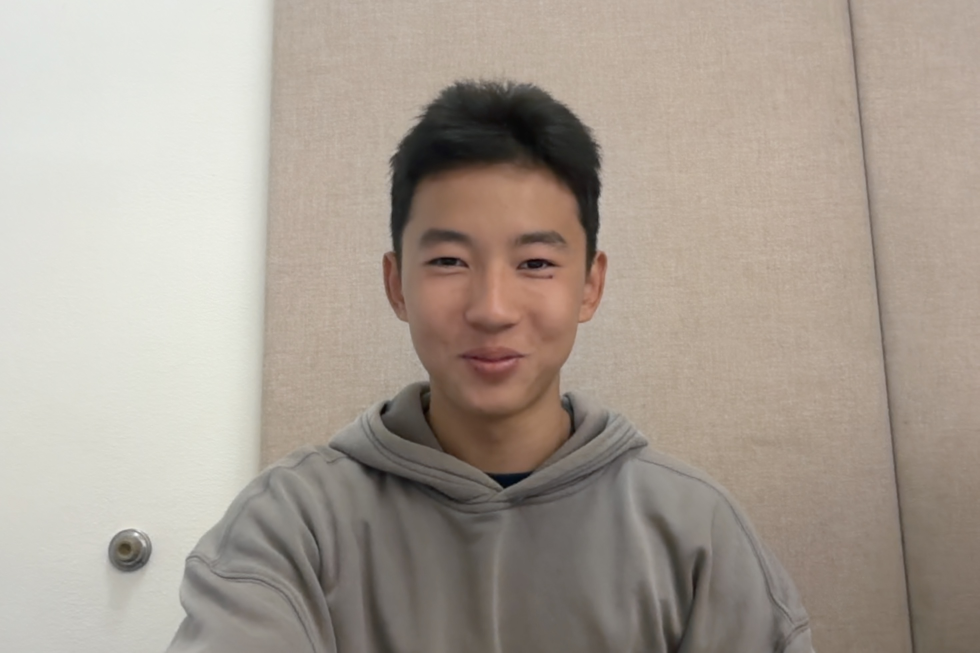
#> input picture Photo on 8-12-26 at 5.13 PM.jpg, 2938 x 1958 px (shown at 1/3 size)
$ python -i utils.py   (imports and definitions only)
#> lines starting #> are read from the running program, lines starting #| are printed output that depends on the picture; after the words box and inside, x2 and y2 are one past the last pixel; in counts of white or black regions, pixels touching at a corner belong together
#> further down, picture is the input picture: shape (1958, 2938, 3); mean B, G, R 148.5, 159, 169.4
import cv2
import numpy as np


def read_video_frames(path, max_frames=None, resize=None):
    cap = cv2.VideoCapture(path)
    frames = []
    i = 0
    while cap.isOpened():
        ret, frame = cap.read()
        if not ret:
            break
        if resize is not None:
            frame = cv2.resize(frame, resize)
        frames.append(frame)
        i += 1
        if max_frames and i >= max_frames:
            break
    cap.release()
    return np.array(frames)


def get_skin_mask(frame):
    # Use YCrCb color space for simple skin detection
    img = cv2.cvtColor(frame, cv2.COLOR_BGR2YCrCb)
#> img: shape (1958, 2938, 3); mean of channels 0, 1, 2 160.9, 134, 121
    (y, cr, cb) = cv2.split(img)
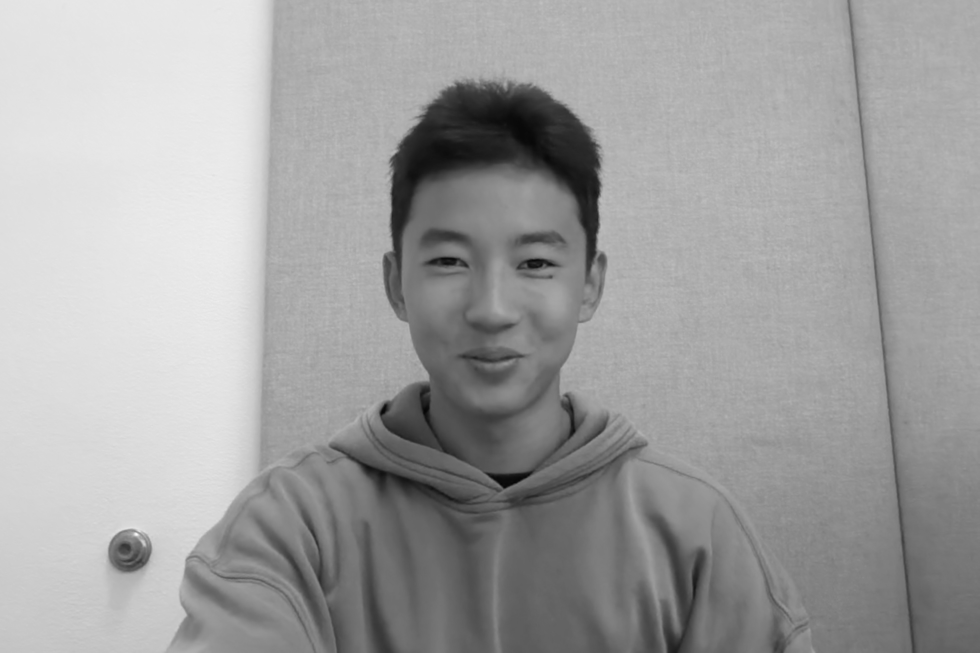
#> y: shape (1958, 2938) (shown at 1/3 size); min 4, max 255, mean 160.9
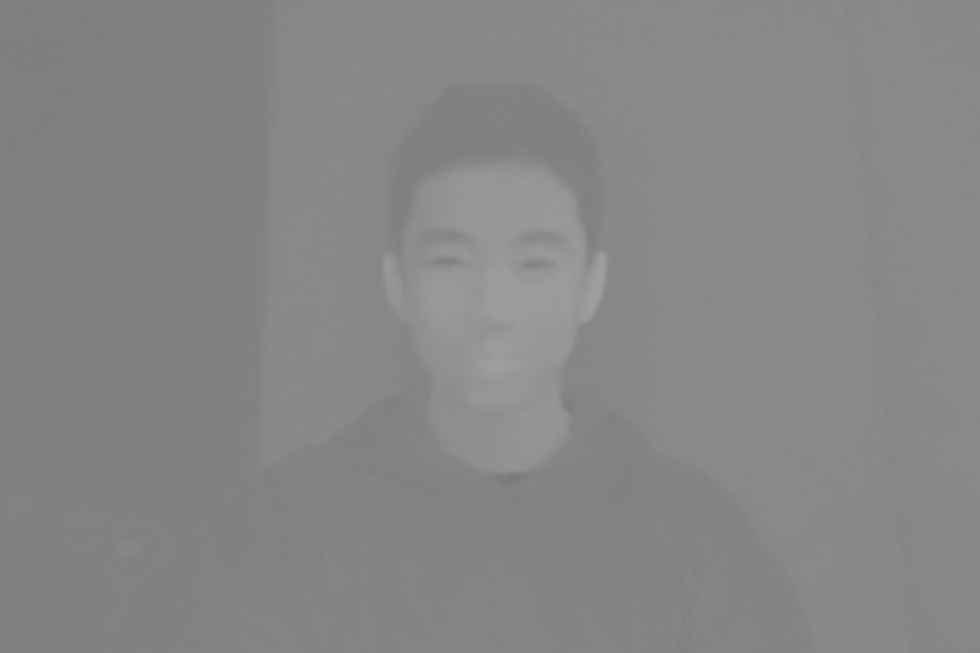
#> cr: shape (1958, 2938) (shown at 1/3 size); min 122, max 162, mean 134
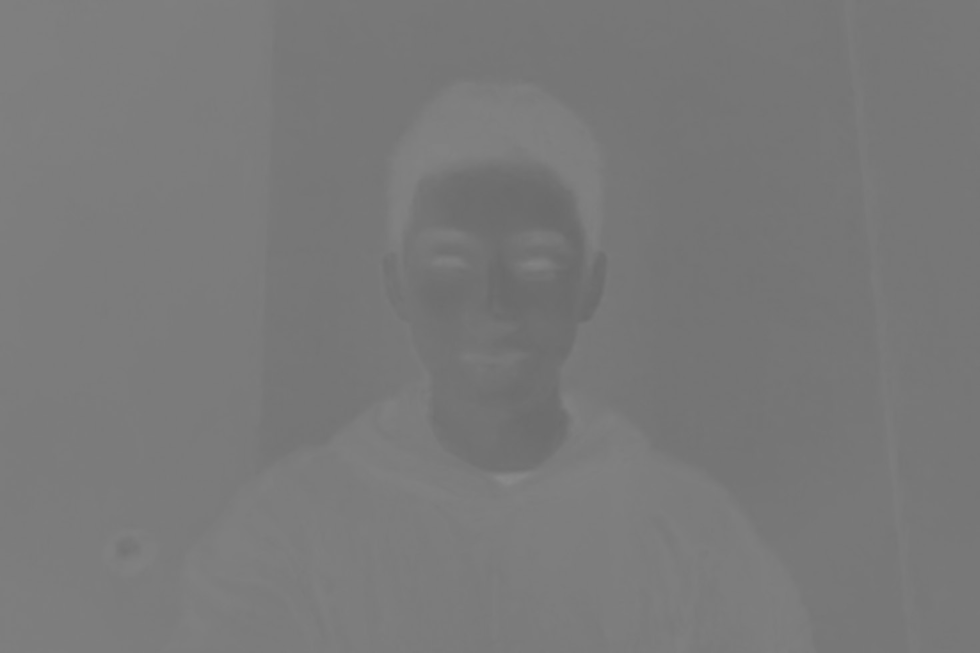
#> cb: shape (1958, 2938) (shown at 1/3 size); min 105, max 137, mean 121
    mask = cv2.inRange(img, np.array((0, 133, 77)), np.array((255, 173, 127)))
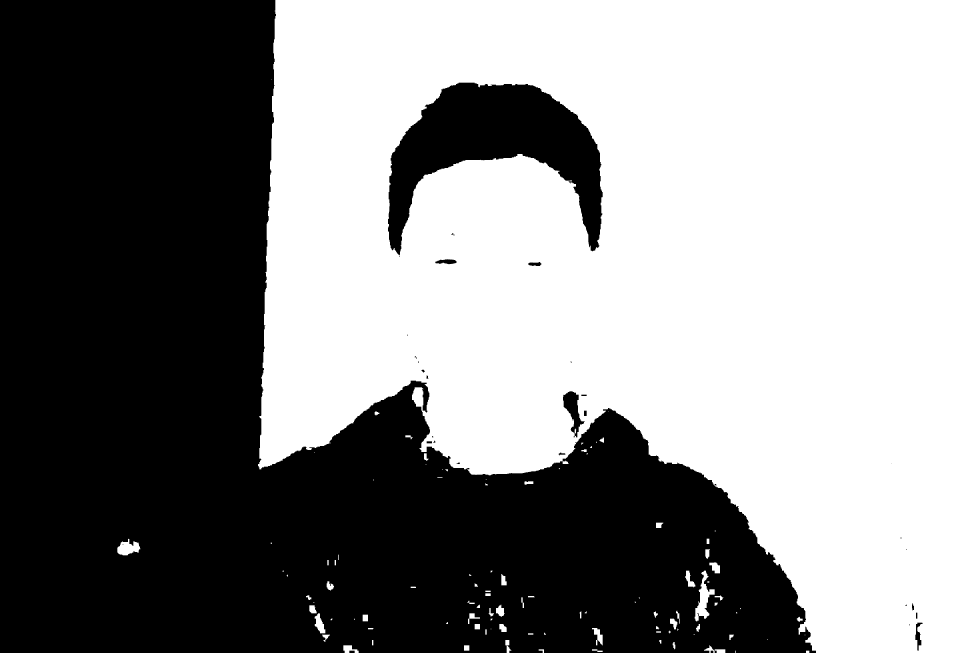
#> mask: shape (1958, 2938) (shown at 1/3 size); 54.2% white; 31 black regions (12 under 20 px), largest, box (x1, y1, x2, y2) and area: (0, 0, 2448, 1958) 2479882, (1164, 248, 1808, 766) 149130, (1689, 1174, 1754, 1312) 3876
    return mask


def roi_mean_color(frame, mask=None, fallback_size=0.2):
    if mask is None:
        mask = get_skin_mask(frame)
    masked = cv2.bitwise_and(frame, frame, mask=mask)
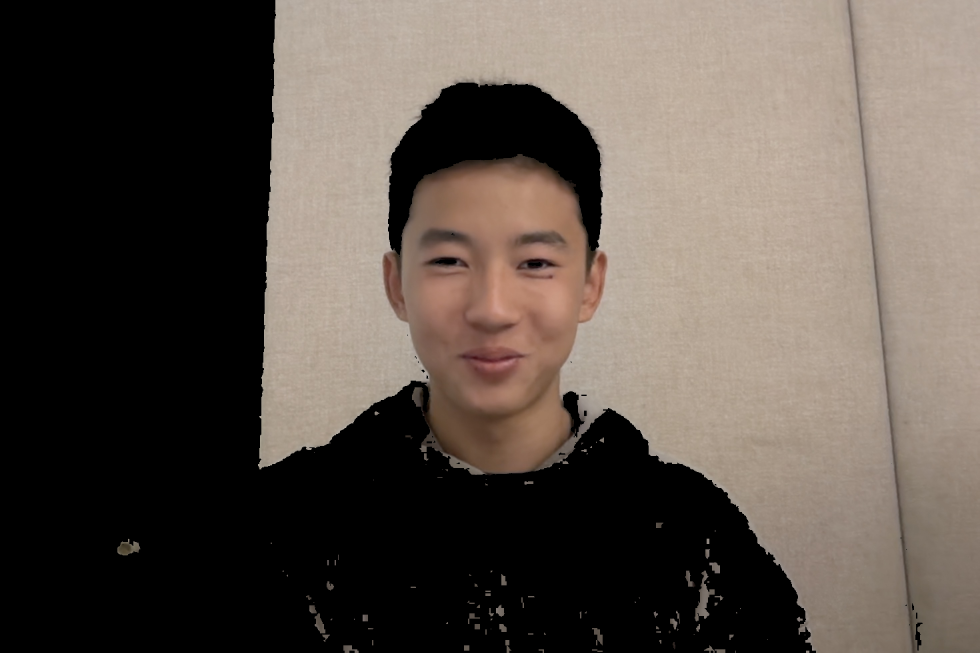
#> masked: shape (1958, 2938, 3) (shown at 1/3 size); mean B, G, R 74.5, 82.2, 91.8
    # compute mean color where mask > 0
    ys, xs = np.where(mask > 0)
    if len(ys) == 0:
        # fallback to central crop
        h, w = frame.shape[:2]
        ch, cw = int(h * fallback_size), int(w * fallback_size)
        cy, cx = h // 2, w // 2
        crop = frame[cy - ch // 2: cy + ch // 2, cx - cw // 2: cx + cw // 2]
        mean = crop.reshape(-1, 3).mean(axis=0)
        return mean[::-1]  # return RGB
    vals = masked[ys, xs]
    mean = vals.mean(axis=0)
#> mean = [137.5, 151.7, 169.4]
    # convert BGR to RGB
    return mean[::-1]

>>> import cv2
>>> picture = cv2.imread('../Photo on 8-12-26 at 5.13\u202fPM.jpg')
>>> result = roi_mean_color(picture)
#> result = [169.4, 151.7, 137.5]
